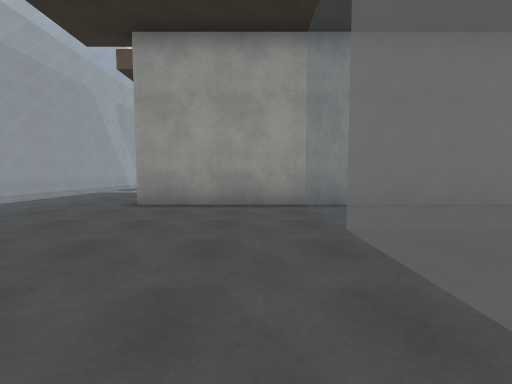
view 1 (above)

17 first-person views from a walk through a Unity game level. The camera is 1.2 m above the floor, tilts 4° down and sees 90° across. The floor is counted in squares, 2 m on a side. Each view is taken from the middle of a square. On the plan, view 1 faces up. The plan holds only what a view shows up to about 9 squares ahead; the rest is blank. The place goes on beyond the plan. The player character is not drawn. Surface patterns are stand-ins for the level's own textures.

view 2
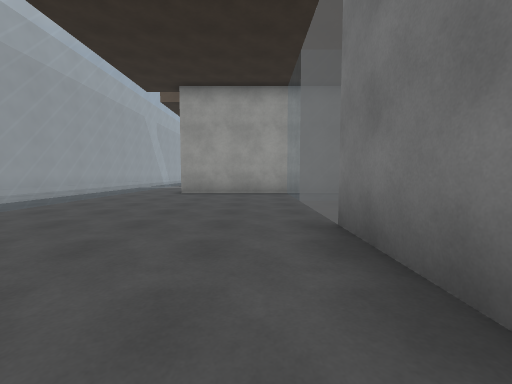

view 3
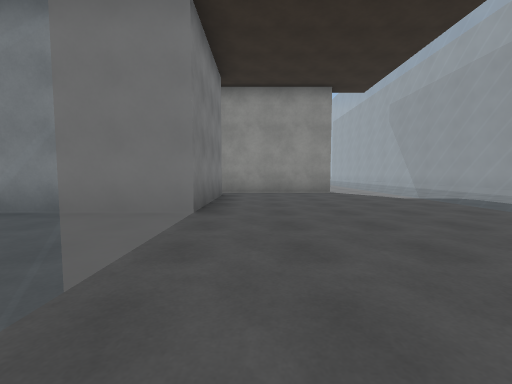

view 4
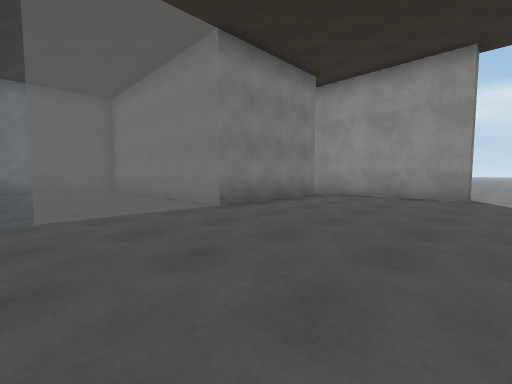

view 5
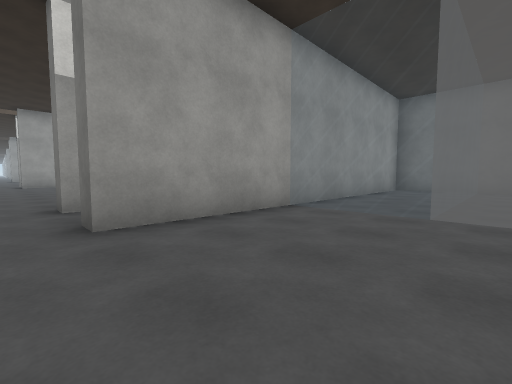

view 6
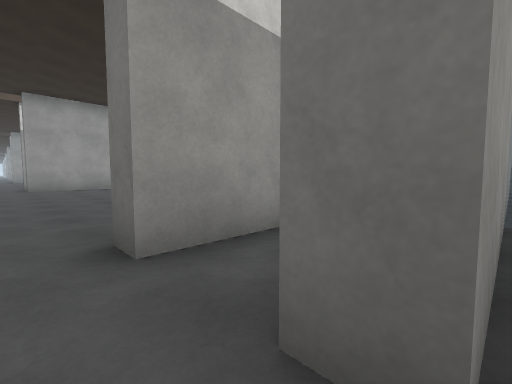

view 7
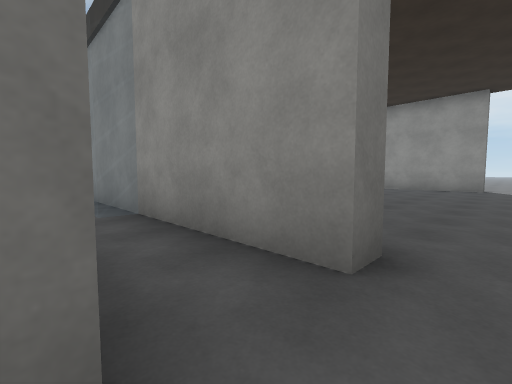

view 8
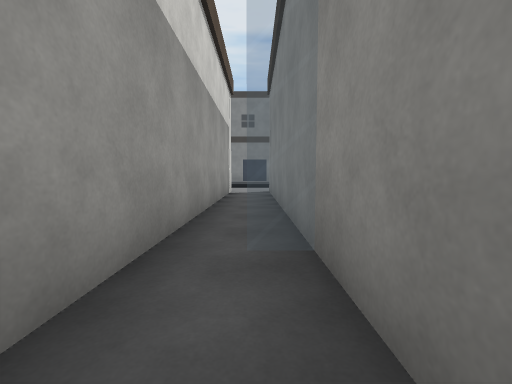

view 9
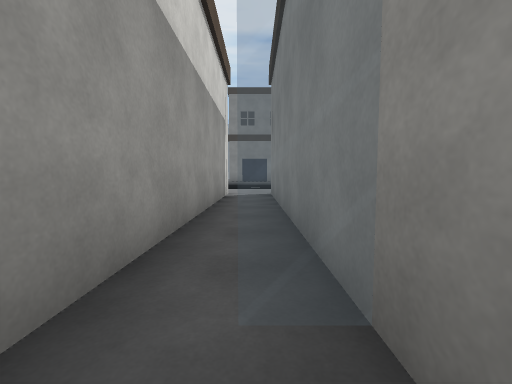

view 10
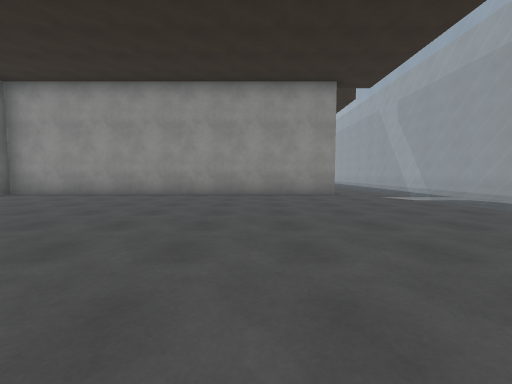

view 11
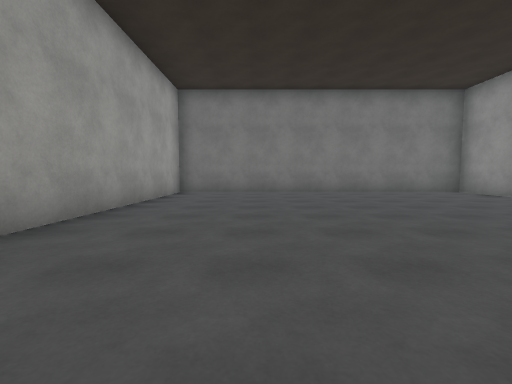

view 12
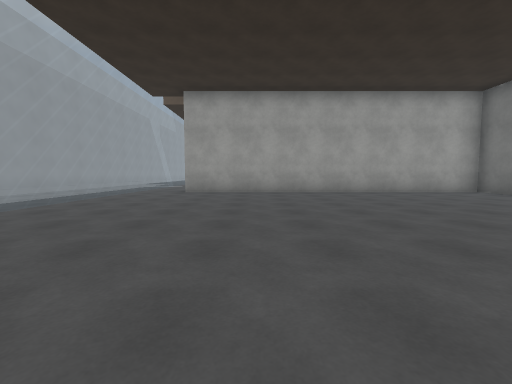

view 13
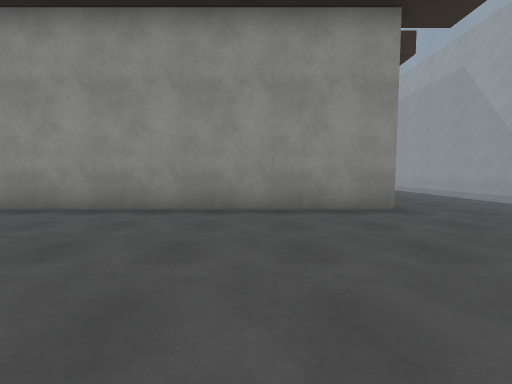

view 14
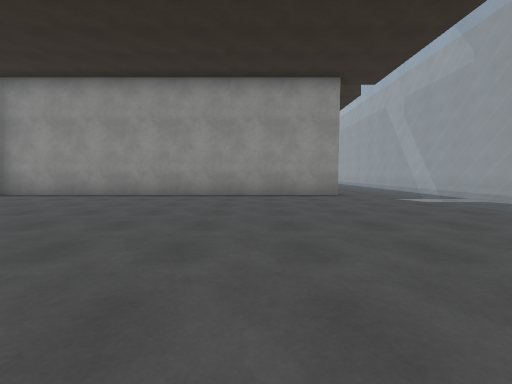

view 15
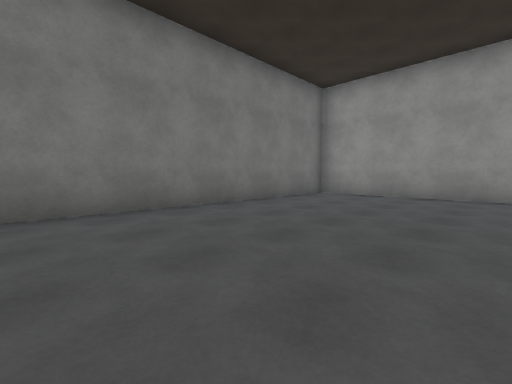

view 16
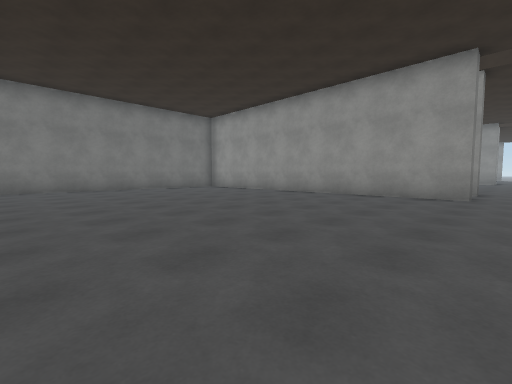

view 17
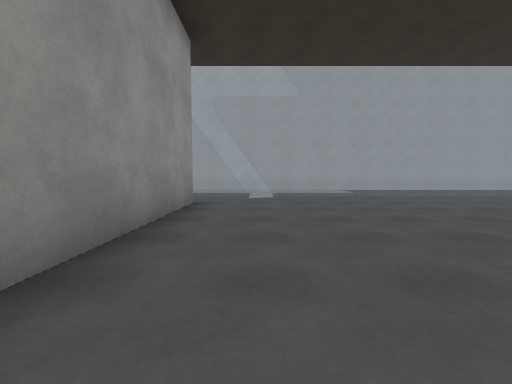

### Floor plan
Key: @ floor where view 1 was taken; # wall or solid block; . floor; = window, fence, low wall or low ledge.
Columns run from 6 left of view 1 to 9 right of it. Each row starts with its distance up from view 1.
 26 ===...........#
 25 ===...........#
 24 ===...........#
 23 ===...........#
 22 ===...........#
 21 ===...........#
 20 ===...........#
 19 ===..........##
 18 ===.##########
 17 ===.###########
 16 ===...........#
 15 ===...........#
 14 ===...........#
 13  ==...........#
 12   =...........#
 11   =...........#
 10  ==...........#
  9 ===...........#
  8 ===...........#
  7 ===.###########
  6 ===....=========
  5 ===.####======
  4 ===....=======
  3  ==....=#   ##
  2  ==....      #
  1   =....      #
  0   =...@#######
 -1  ==....#
 -2  ==....#
 -3 ===....#
 -4 ===.####
 -5 ===..
 -6    ..
 -7    ..

Positions as (right, up) in squares from view 1, and headings:
1: (0, 0), facing up
2: (0, -3), facing up
3: (0, 4), facing down
4: (-3, 3), facing down-right
5: (-3, 2), facing up-right
6: (-3, 5), facing up-right
7: (-3, 7), facing down-right
8: (-1, 6), facing right
9: (0, 6), facing right
10: (0, 15), facing down
11: (-1, 14), facing right
12: (0, 8), facing up
13: (0, 23), facing down
14: (0, 26), facing down
15: (3, 26), facing down-right
16: (-3, 26), facing down-right
17: (3, 20), facing left
